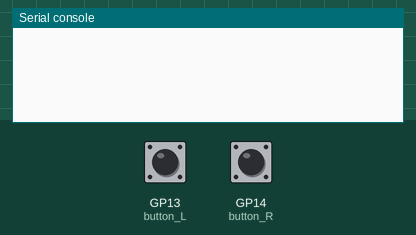
Simulated run of this program. Board: Raspberry Pi Pico running MicroPython. Shown: the last lines printed to the serial console. The test bench sets the inputs (shaded band); at power-on: GP13 (button_L) HIGH, GP14 (button_R) HIGH.

Above: at 1.2 s.
1.3 s: GP13 (button_L) pulled LOW for 0.15 s
At 2.4 s:
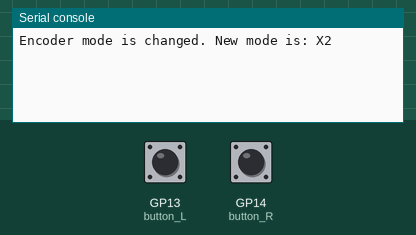
2.9 s: GP14 (button_R) pulled LOW for 0.15 s
At 3.7 s:
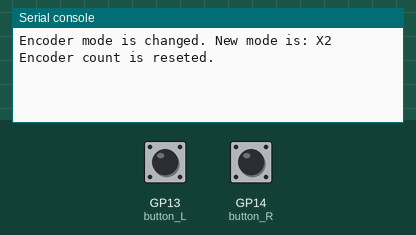
4.5 s: GP13 (button_L) pulled LOW for 1 s
At 4.9 s:
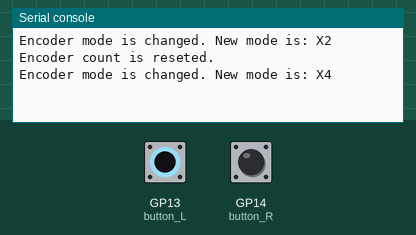

The program:

encoder.py
```python
from machine import Pin
import time

# Configure GPIO pin as input with an internal pull-up resistor
button_R = Pin(14, Pin.IN, Pin.PULL_UP)
button_L = Pin(13, Pin.IN, Pin.PULL_UP)

last_press_time_left = 0
last_press_time_right = 0

encoder_mode = "X1"
encoder_count = 0

outer_sensor = Pin(16, Pin.IN)  # GP16 as input
inner_sensor = Pin(15, Pin.IN)  # GP15 as input

# Callback function
def sensor_inner_callback(pin):
    global encoder_count
    if pin.value() == 0:
        print("White region detected by inner sensor (rising edge)")
        if (encoder_mode == "X1" or encoder_mode == "X2"):
            encoder_count += 1
        elif (encoder_mode == "X4"):
            outer = outer_sensor.value()
            if outer==0:
                print("CW rotation")
                encoder_count += 1
            else:
                print("CCW rotation")
                encoder_count += 1
    else:
        print("Black region detected by inner sensor (falling edge)")
        if (encoder_mode == "X2"):
            encoder_count += 1
        elif (encoder_mode == "X4"):
            outer = outer_sensor.value()
            if outer==0:
                print("CCW rotation")
                encoder_count += 1
            else:
                print("CW rotation")
                encoder_count += 1
    print(encoder_count)

def buttonR_pressed_callback(pin):
    global last_press_time_right, encoder_count
    current_time = time.ticks_ms()  # Get current time in milliseconds
    if time.ticks_diff(current_time, last_press_time_right) > 300:  # 200 ms debounce
        print("Encoder count is reseted.")
        encoder_count = 0
        last_press_time_right = current_time

# Callback function with debouncing for right
def buttonL_pressed_callback(pin):
    global last_press_time_left, encoder_mode
    current_time = time.ticks_ms()  # Get current time in milliseconds
    if time.ticks_diff(current_time, last_press_time_left) > 300:  # 300 ms debounce
        if (encoder_mode == "X1"):
            encoder_mode = "X2"
        elif (encoder_mode == "X2"):
            encoder_mode = "X4"
        elif (encoder_mode == "X4"):
            encoder_mode = "X1"
        print(f"Encoder mode is changed. New mode is: {encoder_mode}")
        last_press_time_left = current_time


# Configure the GPIO pin to trigger an interrupt on both rising and falling edges
inner_sensor.irq(trigger=Pin.IRQ_RISING | Pin.IRQ_FALLING, handler=sensor_inner_callback)

# Callback function with debouncing for buttons
button_R.irq(trigger=Pin.IRQ_FALLING, handler=buttonR_pressed_callback)
button_L.irq(trigger=Pin.IRQ_FALLING, handler=buttonL_pressed_callback)

# Main loop
try:
    while True:
        time.sleep(1)  # Idle loop
except KeyboardInterrupt:
    print("Program stopped.")
```

Measured:
- after the input at 1.3 s, the serial console: prints a new line at once (image 1)
- after the input at 2.9 s, the serial console: prints a new line at once (image 2)
- after the input at 4.5 s, the serial console: prints a new line at once (image 3)
